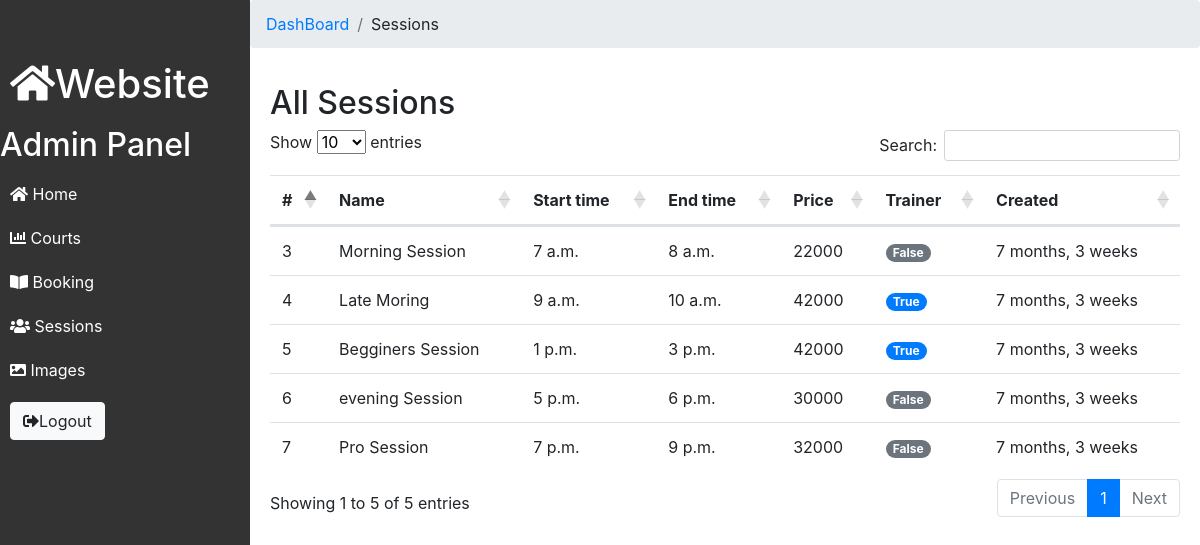
Page /dashboard/sessions (signed in) on the earlier database version.
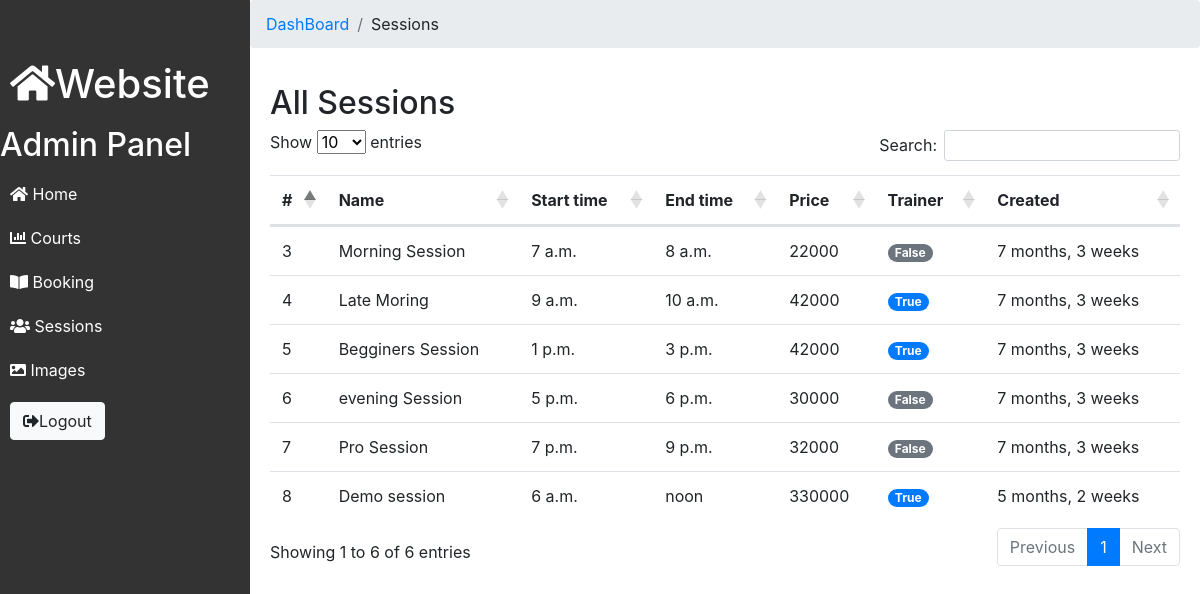
Same page on the later database version.
### App/models.py (models this page shows, shortened)
class Sessions(models.Model):
    name = models.CharField(max_length=50, unique=True)
    startTime = models.TimeField()
    endTime = models.TimeField()
    price = models.PositiveIntegerField()
    isTainer = models.BooleanField(default=False)
    created_at = models.DateTimeField(auto_now_add=True)
    updated_at = models.DateTimeField(auto_now=True)
    class Meta:
        ordering = ['-created_at']

### App/views.py (the view)
# urls.py: path('dashboard/sessions', views.dashboardSessions, name="admin-sessions"),
@login_required
def dashboardSessions(request):
   sessions = Sessions.objects.all()
   context = {'sessions': sessions}
   return render(request, 'admin/admin-sessions.html', context)

### App/templates/App/admin/admin-sessions.html (shortened to what this page needs)
{% include 'includes/admin-header.html' %}
{% include 'includes/admin-nav.html' %}
<div class="content" style="padding: 0px;">
    <nav aria-label="breadcrumb">
        <ol class="breadcrumb">
            <li class="breadcrumb-item"><a href="{% url 'dashboard' %}">DashBoard</a></li>
            <li class="breadcrumb-item">Sessions</li>
        </ol>
    </nav>
    <div style="padding: 20px;">
        <h2>All Sessions</h2>
        <table class="table table-hover" id="myTable">
            <thead>
                <tr>
                    <th>#</th>
                    <th>Name</th>
                    <th>Start time</th>
                    <th>End time</th>
                    <th>Price</th>
                    <th>Trainer</th>
                    <th>Created</th>
                </tr>
            </thead>
            <tbody>
                {% for session in sessions %}
            <tr>
                <td>{{session.id}}</td>
                <td>{{session.name}}</td>
                <td>{{session.startTime}}</td>
                <td>{{session.endTime}}</td>
                <td>{{session.price}}</td>
                {% if session.isTainer == True %}
                    <td><span class="badge badge-pill badge-primary">{{session.isTainer}}</span></td>
                {% else %}
                    <td><span class="badge badge-pill badge-secondary">{{session.isTainer}}</span></td>
                {% endif %}
                    <td>{{session.created_at | timesince}}</td>
            </tr>
            {% endfor%}
            </tbody>
        </table>
    </div>
</div>
{% include 'includes/admin-footer.html' %}

Differences in the rows shown:
added Sessions: id "8", name "Demo session", startTime "6 a.m.", endTime "noon", price "330000", isTainer "True", created_at "5 months, 2 weeks"
Other differences:
text written by a page script: "Show entries Search: Showing 1 to 5 of 5 entries Previous 1 Next" → "Show entries Search: Showing 1 to 6 of 6 entries Previous 1 Next"
